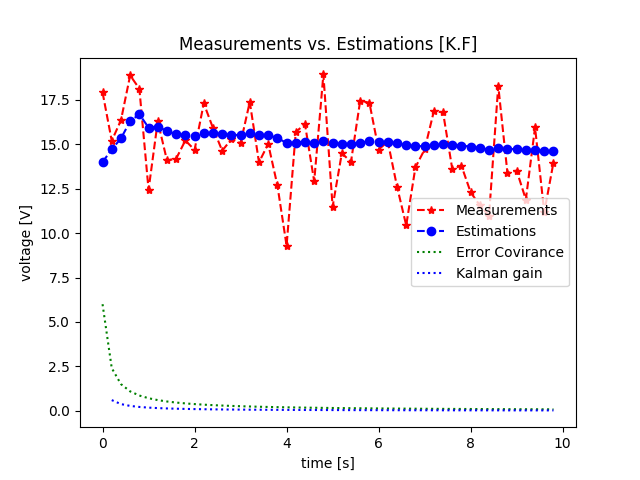

Write the Python code that produced this figure.
######### 칼만 필터 예제 8-1 #########

import numpy as np
import matplotlib.pyplot as plt

np.random.seed(0)

def getVolt():
    V         = np.random.normal(0,2)
    t_volt    = 14.4
    volt_meas = t_volt + V
    return volt_meas

def kalmanFilter(z, x_hat, P):
    global K
    ## (1) 추정값 예측
    x_bar = A * x_hat  # x_bar : 예측값, x_hat : 추정값
    ## (2) 오차 공분산 예측
    P_bar = A * P * A + Q
    ## (3) 칼만 이득 계산
    K     = (P_bar * H)/(H * P_bar * H + R)
    ## (4) 추정값 계산
    x_hat = x_bar + K * (z - H * x_bar)
    ## (5) 오차 공분산 계산
    P     = P_bar - K * H * P_bar
    return x_hat, P, K

A = 1; H = 1; Q = 0; R = 4
endTime = 10; dt = 0.2
x_0     = 14  # 초기 예측값
P_0     = 6   # 초기 예측 오차 공분산

t              = np.arange(0, endTime, dt)
Nsamples       = len(t)
volt_measured  = np.zeros(Nsamples)
volt_estimated = np.zeros(Nsamples)
P_calculated   = np.zeros(Nsamples)
K_changing     = np.zeros(Nsamples)
x_hat, P, K = None, None, None ## 초기 추정값과 오차 공분산은 알 수 없음(Null 값)

for i in range(Nsamples):
    z = getVolt()
    if i == 0:
        x_hat, P = x_0, P_0
    else:
        x_hat, P, K = kalmanFilter(z, x_hat, P)

    volt_measured[i]  = z
    volt_estimated[i] = x_hat
    P_calculated[i]   = P
    K_changing[i]     = K

plt.plot(t, volt_measured, 'r*--', label='Measurements')
plt.plot(t, volt_estimated, 'bo--', label='Estimations')
plt.plot(t, P_calculated, 'g:', label='Error Covirance')
plt.plot(t, K_changing, 'b:', label="Kalman gain")
plt.legend(loc='center right')
plt.title('Measurements vs. Estimations [K.F]')
plt.xlabel('time [s]')
plt.ylabel('voltage [V]')
plt.show()
plt.savefig('simple_kalman_filter.png')
